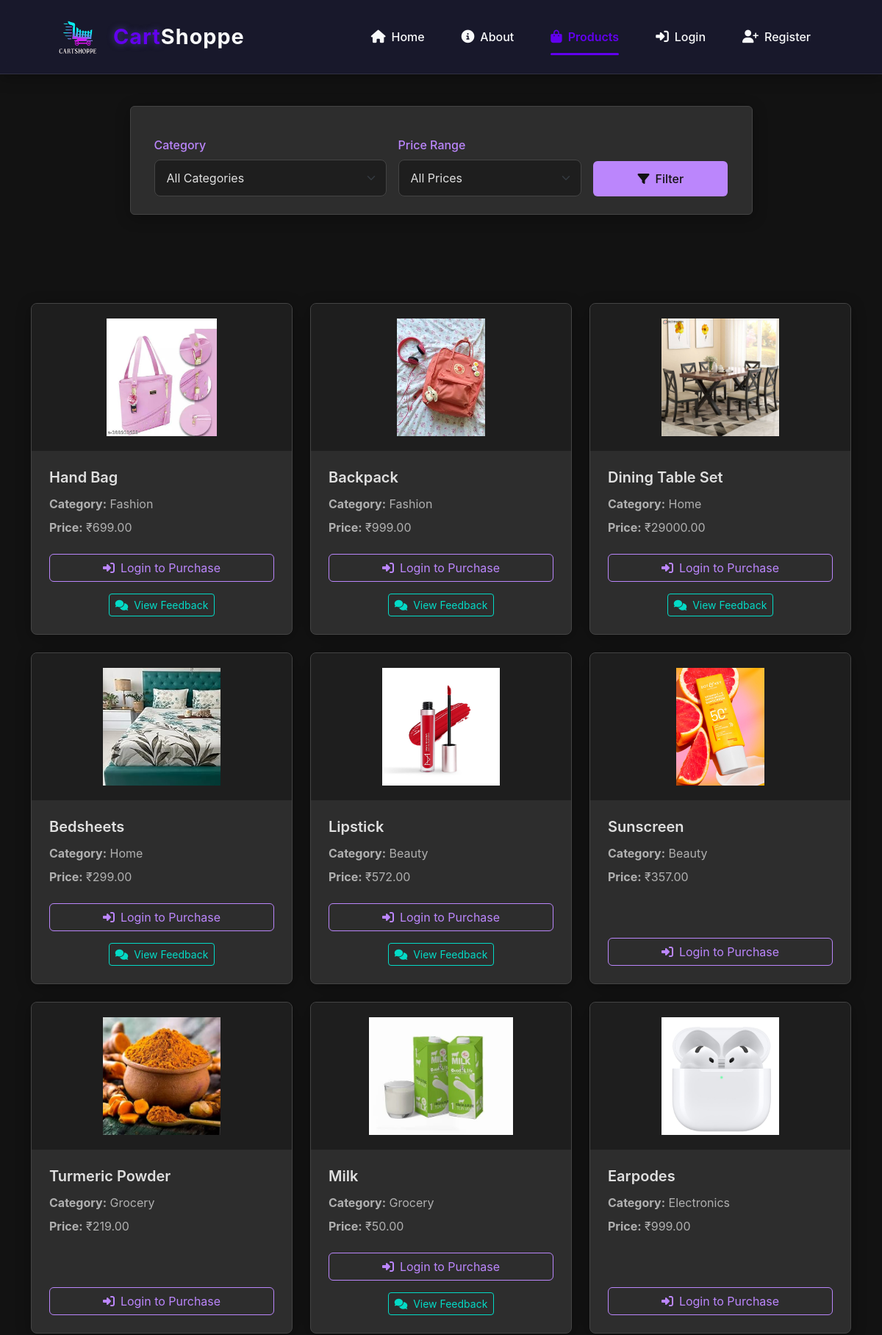
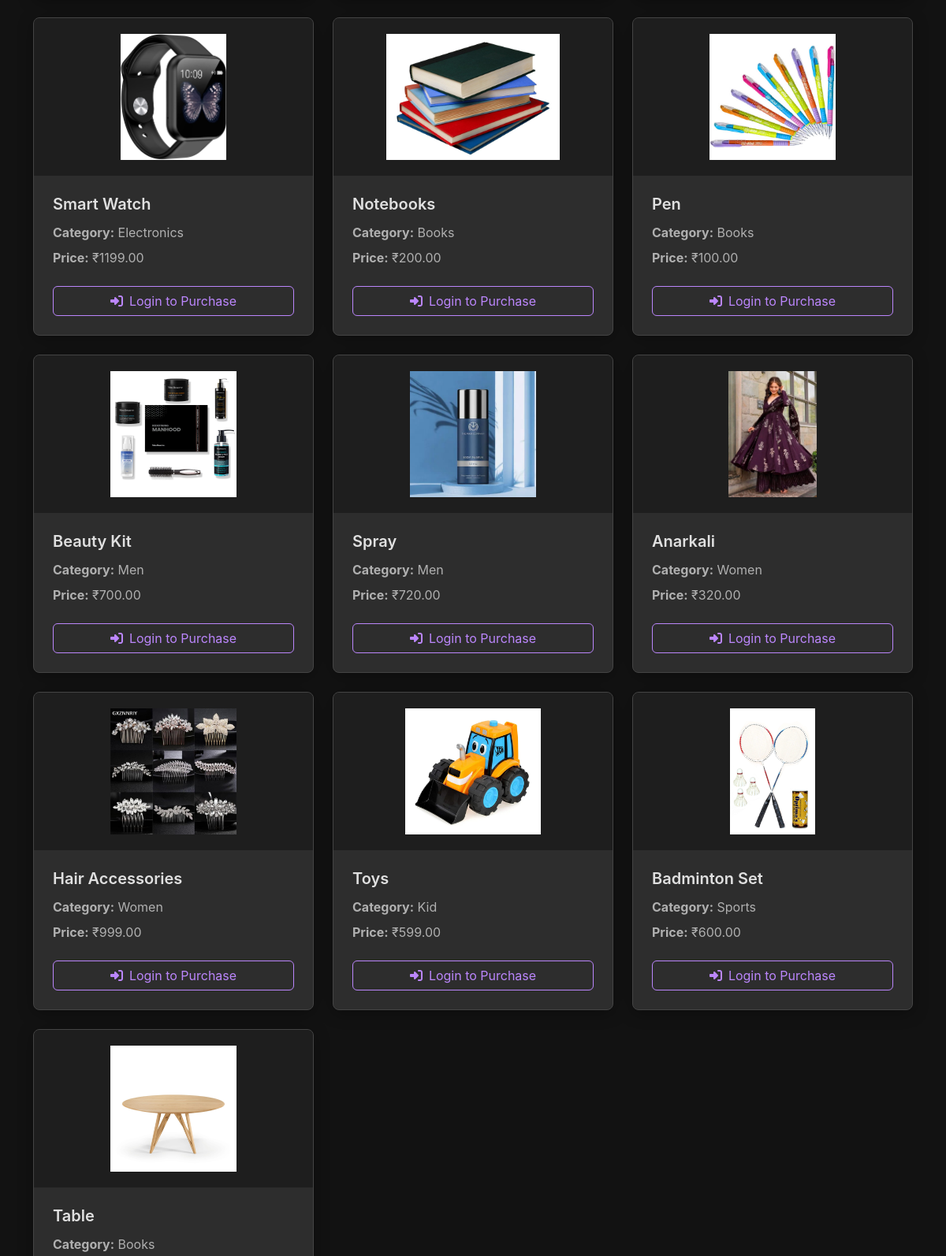
Screenshot of /9 (upper part) with the database file from the repository (2 pictures, top to bottom).
### myproject/myapp/models.py (models this page shows)
class Product(models.Model):
    name = models.CharField(max_length=255,null=True)
    category = models.CharField(max_length=100,null=True)
    price = models.DecimalField(max_digits=10, decimal_places=2,null=True)
    image = models.ImageField(upload_to='product_images/',null=True)

### myproject/myapp/views.py (the view, shortened to what this page needs)
# urls.py: path('9', views.view_products, name='product_list'),
def view_products(request):
    products = Product.objects.all()
    categories = Category.objects.all()
    cart = request.session.get('cart', {})
    cart_product_ids = [int(pid) for pid in cart.keys()]
    selected_category = request.GET.get('category')
    price_range = request.GET.get('price_range')
    if selected_category and selected_category != 'all':
        products = products.filter(category=selected_category)
    for product in products:
        product.reviews = Order.objects.filter(
            product=product,
            status='Delivered',
        feedback__isnull=False
        ).select_related('user').order_by('-feedback_at')  # newest first
    return render(request, 'viewproducts.html', {
        'products': products,
        'cart_product_ids': cart_product_ids,
        'categories': categories,
        'selected_category': selected_category,
        'price_range': price_range,
    })

### myproject/myapp/templates/viewproducts.html (shortened to what this page needs)
{% include 'header.html' %}
{% load static %}
<div class="container">
  <div class="row justify-content-center">
    <div class="col-lg-9">
      <form method="get" class="row g-3 p-4 rounded filter-form">
        <div class="col-md-5">
          <label class="form-label">Category</label>
          <select name="category" class="form-select">
            <option value="all">All Categories</option>
          </select>
        </div>
        <div class="col-md-4">
          <label class="form-label">Price Range</label>
          <select name="price_range" class="form-select">
            <option value="">All Prices</option>
          </select>
        </div>
        <div class="col-md-3 d-flex align-items-end">
          <button type="submit" class="btn btn-primary w-100">
            <i class="fas fa-filter me-2"></i>Filter
          </button>
        </div>
      </form>
    </div>
  </div>
</div>
<div class="container mt-4">
  <div class="row">
    {% if products %}
      {% for product in products %}
        <div class="col-md-4 mb-4">
          <div class="card h-100">
            <img src="{{ product.image.url }}" class="card-img-top" alt="{{ product.name }}">
            <div class="card-body">
              <h5 class="card-title">{{ product.name }}</h5>
              <p class="card-text"><strong>Category:</strong> {{ product.category }}</p>
              <p class="card-text"><strong>Price:</strong> ₹{{ product.price }}</p>
              <div class="action-buttons">
                {% if user.is_authenticated %}
                  {% if product.id not in cart_product_ids %}
                    <form method="post" action="{% url 'add_to_cart' product.id %}">
                      {% csrf_token %}
                      <button type="submit" class="btn btn-add-to-cart">
                        <i class="fas fa-cart-plus"></i> Add to Cart
                      </button>
                    </form>
                  {% else %}
                    <p class="added-to-cart">
                      <i class="fas fa-check-circle"></i> Added to Cart
                    </p>
                  {% endif %}
                  <form method="get" action="{% url 'buy_product' product.id %}">
                    <button type="submit" class="btn btn-buy-now">
                      <i class="fas fa-bolt"></i> Buy Now
                    </button>
                  </form>
                {% else %}
                  <a href="/3" class="btn btn-outline-primary w-100">
                    <i class="fas fa-sign-in-alt me-2"></i>Login to Purchase
                  </a>
                {% endif %}
              </div>
              {% if product.reviews %}
                <div class="d-flex justify-content-center mt-3">
                  <button type="button" class="btn btn-outline-info btn-sm" data-bs-toggle="modal" data-bs-target="#feedbackModal{{ product.id }}">
                    <i class="fas fa-comments me-2"></i>View Feedback
                  </button>
                </div>
              {% endif %}
            </div>
          </div>
        </div>
      {% endfor %}
    {% endif %}
  </div>
</div>

### myproject/myapp/templates/viewproducts.html (style rules this page uses)
:root { --dark-bg: #121212; --darker-bg: #1e1e1e; --card-bg: #2d2d2d; --text-primary: #e0e0e0; --text-secondary: #b0b0b0; --accent-color: #bb86fc; --accent-hover: #9e6ad6; --primary-color: #6200ee; --secondary-color: #03dac6; --danger-color: #ff5555; --warning-color: #ffb86c; --success-color: #50fa7b; --border-color: #444; --border-radius: 8px; --box-shadow: 0 4px 20px rgba(0, 0, 0, 0.3); --transition: all 0.3s ease; }
body { font-family: 'Inter', -apple-system, BlinkMacSystemFont, sans-serif; background-color: var(--dark-bg); color: var(--text-primary); }
.filter-form { background-color: var(--card-bg); border: 1px solid var(--border-color); border-radius: var(--border-radius); box-shadow: var(--box-shadow); }
.form-label { font-weight: 500; color: var(--accent-color); }
.form-select, .form-control { background-color: var(--darker-bg); border: 1px solid var(--border-color); color: var(--text-primary); border-radius: var(--border-radius); padding: 0.75rem 1rem; transition: var(--transition); }
.btn-primary { background-color: var(--accent-color); border: none; padding: 0.75rem 1.5rem; font-weight: 500; transition: var(--transition); color: #121212; }
.card { border: 1px solid var(--border-color); border-radius: var(--border-radius); overflow: hidden; transition: var(--transition); height: 100%; display: flex; flex-direction: column; background-color: var(--card-bg); box-shadow: var(--box-shadow); }
.card-img-top { height: 200px; object-fit: contain; background-color: var(--darker-bg); padding: 20px; }
.card-body { padding: 1.5rem; flex-grow: 1; display: flex; flex-direction: column; }
.card-title { font-weight: 600; color: var(--text-primary); margin-bottom: 0.75rem; }
.card-text { margin-bottom: 0.5rem; color: var(--text-secondary); }
.action-buttons { margin-top: auto; padding-top: 1rem; display: flex; justify-content: space-between; align-items: center; flex-wrap: wrap; gap: 0.5rem; }
.btn-outline-primary { border-color: var(--accent-color); color: var(--accent-color); background-color: transparent; }
.btn-outline-info { border-color: var(--secondary-color); color: var(--secondary-color); background-color: transparent; }
.container { padding-top: 80px; }
html { scroll-padding-top: 80px; }

### rows the page displays
Product: image (picture), name "Hand Bag", category "Fashion", price "699.00", shows "Login to Purchase"
Product: image (picture), name "Backpack", category "Fashion", price "999.00", shows "Login to Purchase"
Product: image (picture), name "Dining Table Set", category "Home", price "29000.00", shows "Login to Purchase"
Product: image (picture), name "Bedsheets", category "Home", price "299.00", shows "Login to Purchase"
Product: image (picture), name "Lipstick", category "Beauty", price "572.00", shows "Login to Purchase"
Product: image (picture), name "Sunscreen", category "Beauty", price "357.00", shows "Login to Purchase"
Product: image (picture), name "Turmeric Powder", category "Grocery", price "219.00", shows "Login to Purchase"
Product: image (picture), name "Milk", category "Grocery", price "50.00", shows "Login to Purchase"
Product: image (picture), name "Earpodes", category "Electronics", price "999.00", shows "Login to Purchase"
Product: image (picture), name "Smart Watch", category "Electronics", price "1199.00", shows "Login to Purchase"
Product: image (picture), name "Notebooks", category "Books", price "200.00", shows "Login to Purchase"
Product: image (picture), name "Pen", category "Books", price "100.00", shows "Login to Purchase"
Product: image (picture), name "Beauty Kit", category "Men", price "700.00", shows "Login to Purchase"
Product: image (picture), name "Spray", category "Men", price "720.00", shows "Login to Purchase"
Product: image (picture), name "Anarkali", category "Women", price "320.00", shows "Login to Purchase"
Product: image (picture), name "Hair Accessories", category "Women", price "999.00", shows "Login to Purchase"
Product: image (picture), name "Toys", category "Kid", price "599.00", shows "Login to Purchase"
Product: image (picture), name "Badminton Set", category "Sports", price "600.00", shows "Login to Purchase"
Product: image (picture), name "Table", category "Books"
